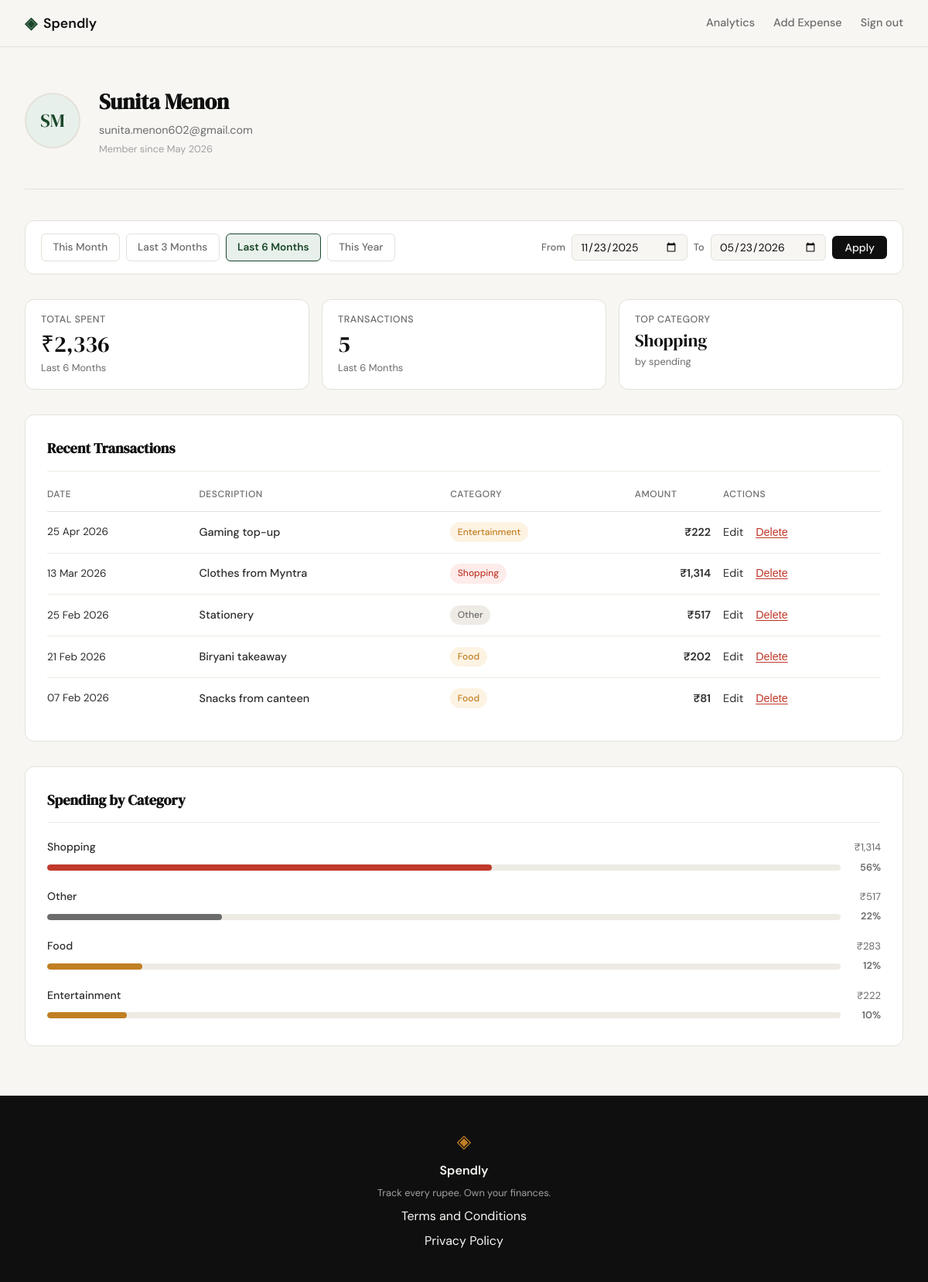
The app's page /profile?from=2025-11-23&to=2026-05-23 (signed in) with its own data.
### tables this page shows
CREATE TABLE users (
            id            INTEGER   PRIMARY KEY AUTOINCREMENT,
            name          TEXT      NOT NULL,
            email         TEXT      UNIQUE NOT NULL,
            password_hash TEXT      NOT NULL,
            created_at    TIMESTAMP DEFAULT CURRENT_TIMESTAMP
        );

CREATE TABLE expenses (
            id         INTEGER   PRIMARY KEY AUTOINCREMENT,
            user_id    INTEGER   NOT NULL REFERENCES users(id) ON DELETE CASCADE,
            title      TEXT      NOT NULL,
            amount     REAL      NOT NULL,
            category   TEXT      NOT NULL CHECK(category IN (
                           'Food','Transport','Shopping','Bills',
                           'Entertainment','Health','Other')),
            date       TEXT      NOT NULL,
            note       TEXT,
            created_at TIMESTAMP DEFAULT CURRENT_TIMESTAMP
        );

### app.py (the view)
@app.route("/profile")
def profile():
    if not session.get("user_id"):
        return redirect(url_for("login"))
    today = date.today()
    presets = [
        {"label": "This Month",    "key": "this_month",    "from_date": today.replace(day=1).isoformat(),       "to_date": today.isoformat()},
        {"label": "Last 3 Months", "key": "last_3_months", "from_date": _months_ago(today, 3).isoformat(),      "to_date": today.isoformat()},
        {"label": "Last 6 Months", "key": "last_6_months", "from_date": _months_ago(today, 6).isoformat(),      "to_date": today.isoformat()},
        {"label": "This Year",     "key": "this_year",     "from_date": date(today.year, 1, 1).isoformat(),     "to_date": today.isoformat()},
    ]
    raw_from = request.args.get("from", "").strip()
    raw_to   = request.args.get("to",   "").strip()
    if raw_from and raw_to:
        try:
            datetime.strptime(raw_from, "%Y-%m-%d")
            datetime.strptime(raw_to,   "%Y-%m-%d")
        except ValueError:
            abort(400)
        from_date, to_date = raw_from, raw_to
    else:
        from_date = to_date = None
    active_preset = next(
        (p["key"] for p in presets if from_date == p["from_date"] and to_date == p["to_date"]),
        None,
    )
    if from_date and to_date:
        if active_preset:
            filter_label = next(p["label"] for p in presets if p["key"] == active_preset)
        else:
            d_from = datetime.strptime(from_date, "%Y-%m-%d")
            d_to   = datetime.strptime(to_date,   "%Y-%m-%d")
            filter_label = f"{d_from.strftime('%d %b')} – {d_to.strftime('%d %b %Y')}"
    else:
        filter_label = "all time"
    raw_user = get_user_by_id(session["user_id"])
    name_parts = raw_user["name"].split()
    initials = (name_parts[0][0] + (name_parts[-1][0] if len(name_parts) > 1 else "")).upper()
    member_since = datetime.strptime(
        raw_user["created_at"][:10], "%Y-%m-%d"
    ).strftime("%B %Y")
    user = {
        "name": raw_user["name"],
        "email": raw_user["email"],
        "initials": initials,
        "member_since": member_since,
    }
    raw_stats = get_expense_stats(session["user_id"], from_date=from_date, to_date=to_date)
    stats = {
        "total_spent": f"₹{raw_stats['total_spent']:,.0f}",
        "transaction_count": raw_stats["transaction_count"],
        "top_category": raw_stats["top_category"],
    }
    raw_txns = get_recent_expenses(session["user_id"], limit=10, from_date=from_date, to_date=to_date)
    transactions = [
        {
            "id": t["id"],
            "date": datetime.strptime(t["date"], "%Y-%m-%d").strftime("%d %b %Y"),
            "description": t["title"],
            "category": t["category"],
            "amount": f"₹{t['amount']:,.0f}",
        }
        for t in raw_txns
    ]
    categories = get_category_breakdown(session["user_id"], from_date=from_date, to_date=to_date)
    return render_template(
        "profile.html",
        user=user,
        stats=stats,
        transactions=transactions,
        categories=categories,
        presets=presets,
        filter_dates={"from_date": from_date or "", "to_date": to_date or "", "active_preset": active_preset},
        filter_label=filter_label,
    )

### app.py (called while the page is built)
def _months_ago(ref, n):
    total = ref.year * 12 + ref.month - 1 - n
    y, m = divmod(total, 12)
    m += 1
    d = min(ref.day, calendar.monthrange(y, m)[1])
    return date(y, m, d)

### database/db.py (called while the page is built)
def get_db():
    conn = sqlite3.connect(DB_PATH)
    conn.row_factory = sqlite3.Row
    conn.execute("PRAGMA foreign_keys = ON")
    return conn

def get_user_by_id(user_id):
    conn = get_db()
    row = conn.execute(
        "SELECT id, name, email, created_at FROM users WHERE id = ?", (user_id,)
    ).fetchone()
    conn.close()
    return row

def get_recent_expenses(user_id, limit=10, from_date=None, to_date=None):
    conn = get_db()
    sql = ("SELECT id, title, amount, category, date FROM expenses "
           "WHERE user_id = ?")
    params = [user_id]
    if from_date is not None and to_date is not None:
        sql += " AND date BETWEEN ? AND ?"
        params += [from_date, to_date]
    sql += " ORDER BY date DESC, id DESC LIMIT ?"
    params.append(limit)
    rows = conn.execute(sql, params).fetchall()
    conn.close()
    return rows

def get_category_breakdown(user_id, from_date=None, to_date=None):
    conn = get_db()
    sql = ("SELECT category, SUM(amount) AS total FROM expenses "
           "WHERE user_id = ?")
    params = [user_id]
    if from_date is not None and to_date is not None:
        sql += " AND date BETWEEN ? AND ?"
        params += [from_date, to_date]
    sql += " GROUP BY category ORDER BY total DESC"
    rows = conn.execute(sql, params).fetchall()
    conn.close()
    grand_total = sum(r["total"] for r in rows) or 1
    return [
        {
            "name": r["category"],
            "amount": f"₹{r['total']:,.0f}",
            "pct": round(r["total"] / grand_total * 100),
        }
        for r in rows
    ]

### templates/profile.html (shortened to what this page needs)
{% extends "base.html" %}
{% block head %}
<link rel="stylesheet" href="{{ url_for('static', filename='css/profile.css') }}">
{% endblock %}
{% block content %}
<div class="profile-page">
  <section class="profile-hero">
    <div class="profile-hero-inner">
      <div class="profile-avatar">{{ user.initials }}</div>
      <div class="profile-identity">
        <h1 class="profile-name">{{ user.name }}</h1>
        <p class="profile-email">{{ user.email }}</p>
        <p class="profile-since">Member since {{ user.member_since }}</p>
      </div>
    </div>
  </section>
  <section class="filter-bar">
    <div class="filter-presets">
      {% for p in presets %}
      <a class="filter-preset {% if filter_dates.active_preset == p.key %}filter-preset--active{% endif %}"
         href="{{ url_for('profile') }}?from={{ p.from_date }}&to={{ p.to_date }}">
        {{ p.label }}
      </a>
      {% endfor %}
    </div>
    <form class="filter-form" method="GET" action="{{ url_for('profile') }}">
      <div class="filter-inputs">
        <label class="filter-label-text" for="filter-from">From</label>
        <input class="form-input filter-date-input" type="date" id="filter-from"
               name="from" value="{{ filter_dates.from_date }}">
        <label class="filter-label-text" for="filter-to">To</label>
        <input class="form-input filter-date-input" type="date" id="filter-to"
               name="to" value="{{ filter_dates.to_date }}">
        <button type="submit" class="btn-primary filter-apply-btn">Apply</button>
      </div>
    </form>
  </section>
  <div class="profile-body">
    <section class="profile-stats">
      <div class="stat-card">
        <span class="stat-label">Total Spent</span>
        <span class="stat-value">{{ stats.total_spent }}</span>
        <span class="stat-sub">{{ filter_label }}</span>
      </div>
      <div class="stat-card">
        <span class="stat-label">Transactions</span>
        <span class="stat-value">{{ stats.transaction_count }}</span>
        <span class="stat-sub">{{ filter_label }}</span>
      </div>
      <div class="stat-card">
        <span class="stat-label">Top Category</span>
        <span class="stat-value stat-value--sm">{{ stats.top_category }}</span>
        <span class="stat-sub">by spending</span>
      </div>
    </section>
    <section class="profile-section">
      <h2 class="profile-section-title">Recent Transactions</h2>
      <div class="profile-table-wrap">
        <table class="profile-table">
          <thead>
            <tr>
              <th>Date</th>
              <th>Description</th>
              <th>Category</th>
              <th class="col-right">Amount</th>
              <th>Actions</th>
            </tr>
          </thead>
          <tbody>
            {% for tx in transactions %}
            <tr>
              <td class="tx-date">{{ tx.date }}</td>
              <td class="tx-desc">{{ tx.description }}</td>
              <td>
                <span class="tx-badge tx-badge--{{ tx.category | lower | replace(' ', '-') }}">
                  {{ tx.category }}
                </span>
              </td>
              <td class="tx-amount">{{ tx.amount }}</td>
              <td class="tx-actions">
                <a href="{{ url_for('edit_expense', id=tx.id) }}" class="tx-edit-link">Edit</a>
                <form method="POST"
                      action="{{ url_for('delete_expense_route', id=tx.id) }}"
                      style="display:inline"
                      onsubmit="return confirm('Delete this expense?')">
                  <button type="submit" class="btn-delete">Delete</button>
                </form>
              </td>
            </tr>
            {% endfor %}
          </tbody>
        </table>
      </div>
    </section>
    <section class="profile-section">
      <h2 class="profile-section-title">Spending by Category</h2>
      <div class="profile-categories">
        {% for cat in categories %}
        <div class="cat-row">
          <div class="cat-meta">
            <span class="cat-name">{{ cat.name }}</span>
            <span class="cat-amount">{{ cat.amount }}</span>
          </div>
          <div class="cat-bar-wrap">
            <div class="cat-bar-track">
              <div class="cat-bar-fill cat-bar--{{ cat.name | lower | replace(' ', '-') }}"
                   style="--fill: {{ cat.pct }}%"></div>
            </div>
            <span class="cat-pct">{{ cat.pct }}%</span>
          </div>
        </div>
        {% endfor %}
      </div>
    </section>
  </div>
</div>
{% endblock %}

### static/css/style.css (style rules this page uses)
:root { --ink: #0f0f0f; --ink-soft: #2d2d2d; --ink-muted: #6b6b6b; --ink-faint: #a0a0a0; --paper: #f7f6f3; --paper-warm: #f0ede6; --paper-card: #ffffff; --accent: #1a472a; --accent-light: #e8f0eb; --accent-2: #c17f24; --accent-2-light: #fdf3e3; --danger: #c0392b; --danger-light: #fdecea; --border: #e4e1da; --border-soft: #eeebe4; --font-display: 'DM Serif Display', Georgia, serif; --font-body: 'DM Sans', system-ui, sans-serif; --max-width: 1200px; --auth-width: 440px; --radius-sm: 6px; --radius-md: 12px; --radius-lg: 20px; }
*, *::before, *::after { box-sizing: border-box; margin: 0; padding: 0; }
html { font-size: 16px; scroll-behavior: smooth; }
body { background: var(--paper); color: var(--ink); font-family: var(--font-body); font-size: 1rem; line-height: 1.6; -webkit-font-smoothing: antialiased; }
a { color: inherit; text-decoration: none; }
.btn-primary { display: inline-block; background: var(--ink); color: var(--paper); padding: 0.65rem 1.5rem; border-radius: var(--radius-sm); font-family: var(--font-body); font-size: 0.9rem; font-weight: 500; cursor: pointer; border: none; transition: background 0.2s; text-decoration: none; }
.form-input { width: 100%; padding: 0.6rem 0.875rem; border: 1px solid var(--border); border-radius: var(--radius-sm); font-family: var(--font-body); font-size: 0.95rem; color: var(--ink); background: var(--paper); outline: none; transition: border-color 0.2s; }
.form-input::placeholder { color: var(--ink-faint); }

### records on screen
users: name "Sunita Menon", email "sunita.menon602@gmail.com"
expenses: top_category "Shopping", date "13 Mar 2026", description "Clothes from Myntra", category "Shopping", amount "₹1,314"
expenses: date "25 Apr 2026", description "Gaming top-up", category "Entertainment", amount "₹222"
expenses: date "25 Feb 2026", description "Stationery", category "Other", amount "₹517"
expenses: date "21 Feb 2026", description "Biryani takeaway", category "Food", amount "₹202"
expenses: date "07 Feb 2026", description "Snacks from canteen", category "Food", amount "₹81"

### other values on screen
{{ user.initials }} "SM"
{{ user.member_since }} "May 2026"
{{ p.label }} "This Month" "Last 3 Months" "Last 6 Months" "This Year"
{{ stats.total_spent }} "₹2,336"
{{ filter_label }} "Last 6 Months"
{{ stats.transaction_count }} "5"
{{ cat.name }} "Shopping" "Other" "Food" "Entertainment"
{{ cat.amount }} "₹1,314" "₹517" "₹283" "₹222"
{{ cat.pct }} "56" "22" "12" "10"
